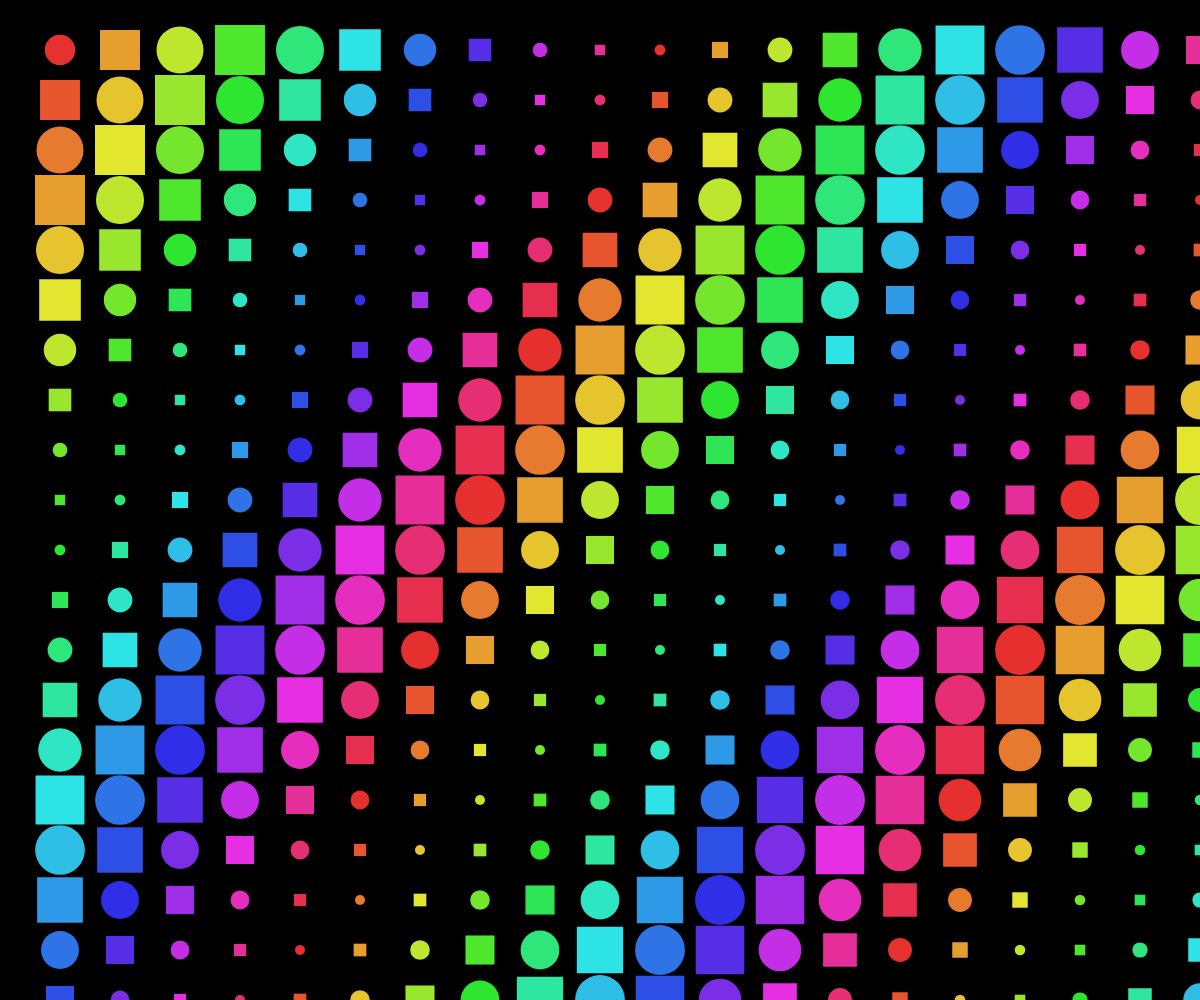
Frame 1 (no input)
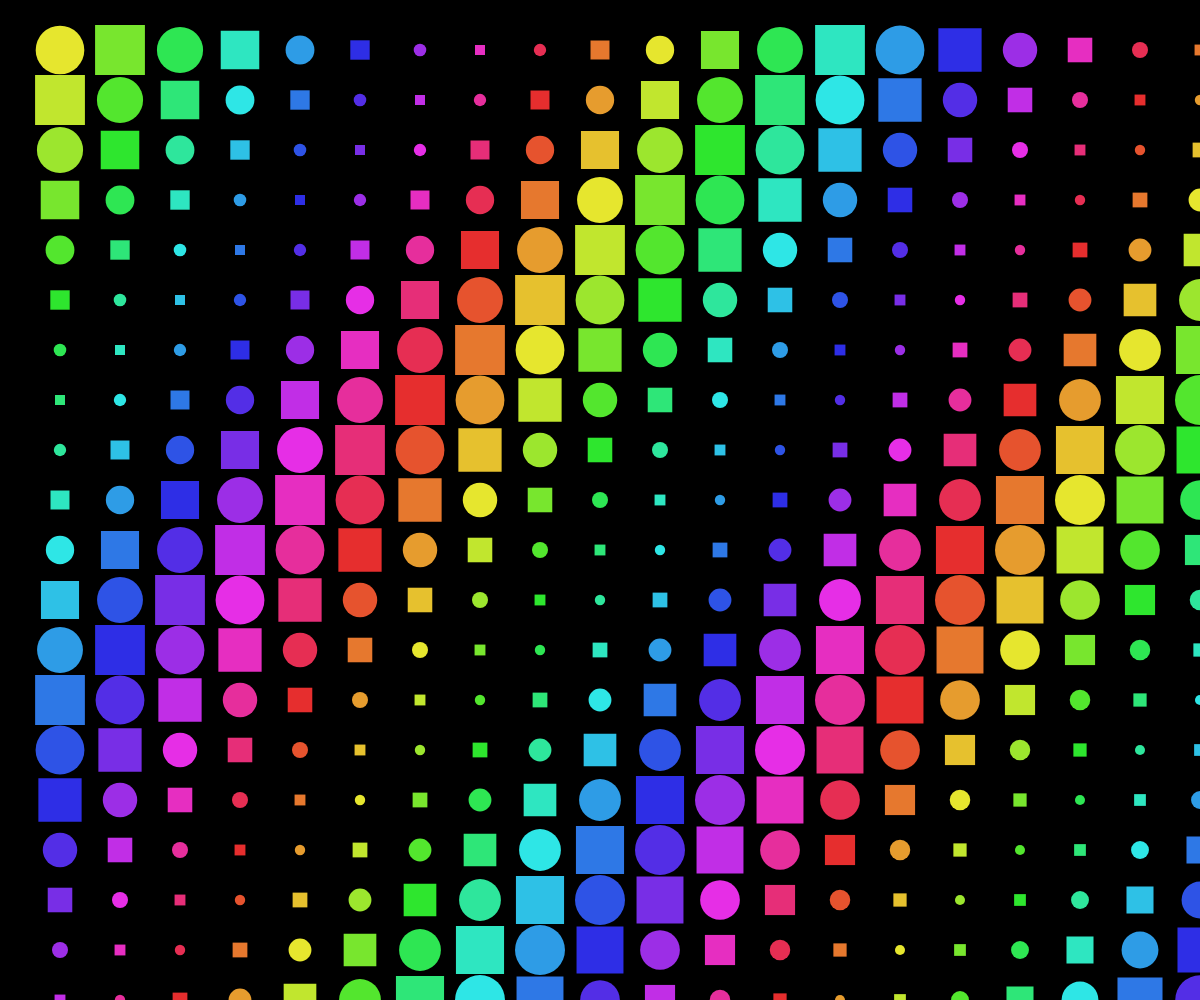
Frame 60 (no input)
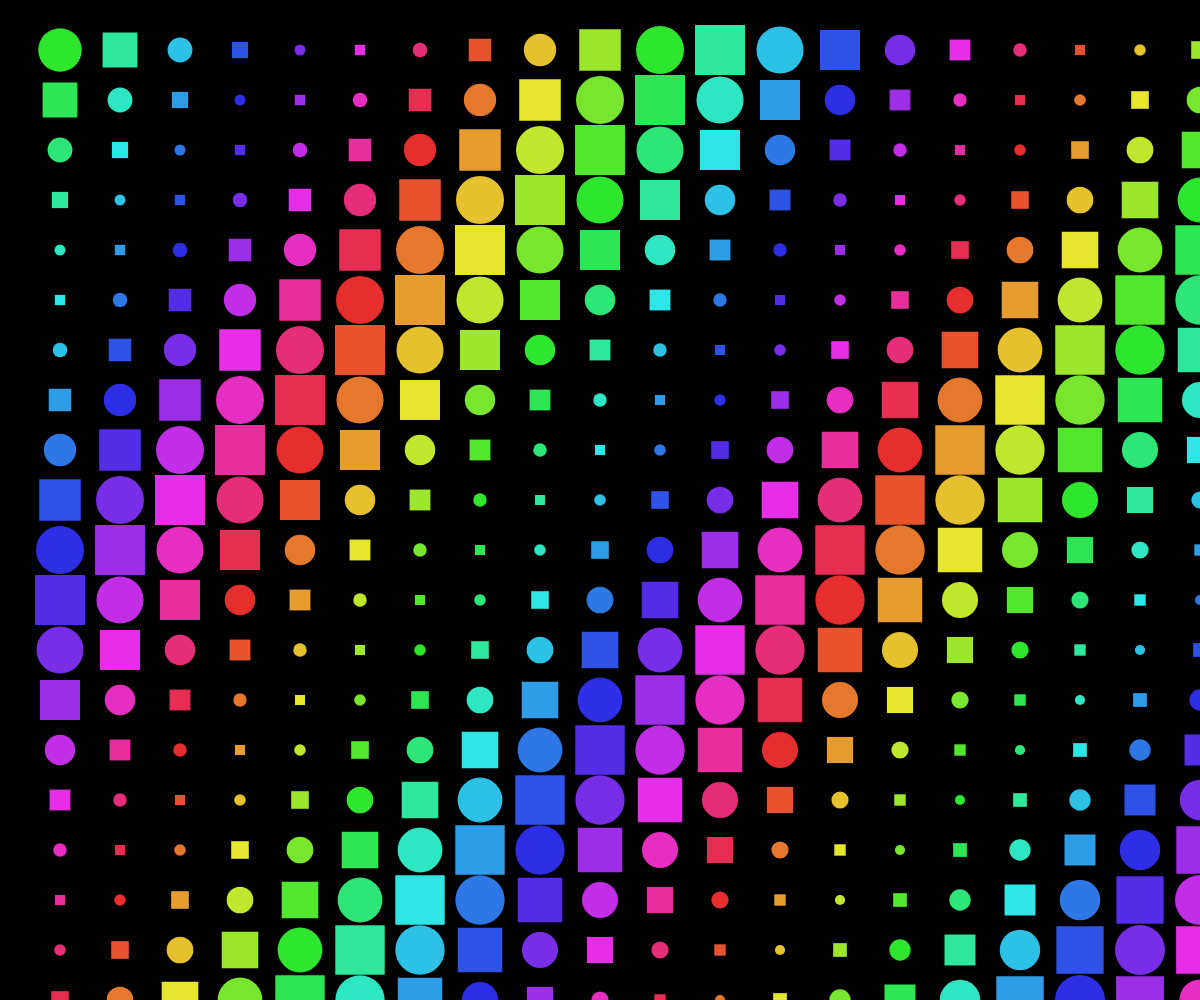
Frame 120 (the mouse pressed at the canvas centre since frame 60)

The p5.js sketch that drew these frames (run headless with seeded random() and noise() and a simulated clock; from frame 60 on, the mouse is pressed at the canvas centre):

// p5.js sketch
// ── sketch.js

       function setup() {
       createCanvas(windowWidth, windowHeight);
       rectMode(CENTER);
       noStroke();
       colorMode(HSB, 360, 100, 100, 100);
     }

     function draw() {
       background(0);

       const gcol = 20;
       const rows = 20;
       let spacingX = width / gcol;
       let spacingY = height / rows;
       let time = frameCount * 0.02;

       for (let i = 0; i < gcol; i++) {
         for (let j = 0; j < rows; j++) {
           let x = i * spacingX + spacingX;
           let y = j * spacingY + spacingY;

           let wave = sin(time + i * 0.5 + j * 0.5);
           let size = map(wave, -1, 1, 10, 50);

           let hue = (i * 36 + j * 12 + frameCount) % 360;
           fill(hue, 80, 100, 90);

           if ((i + j) % 2 === 0) {
             ellipse(x, y, size);
           } else {
             rect(x, y, size, size);
           }
         }
       }
     }

     function windowResized() {
       resizeCanvas(windowWidth, windowHeight);
     }
   
